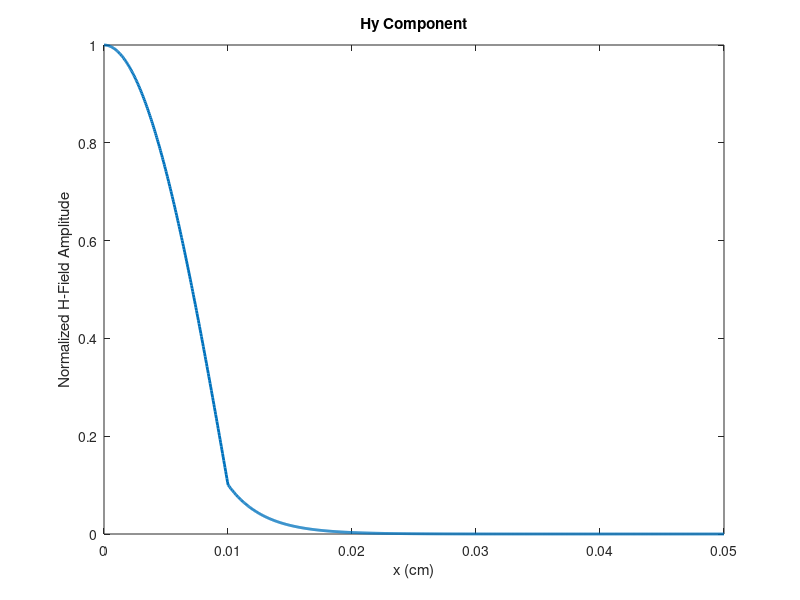
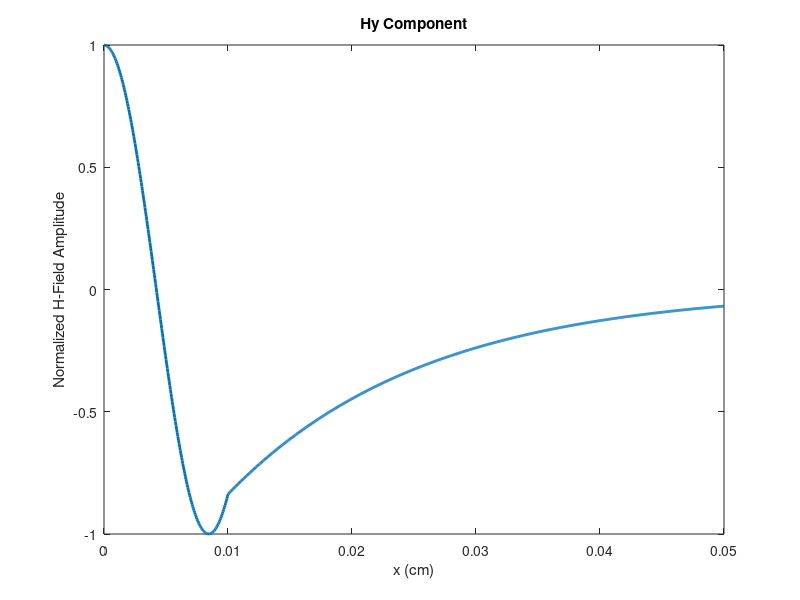
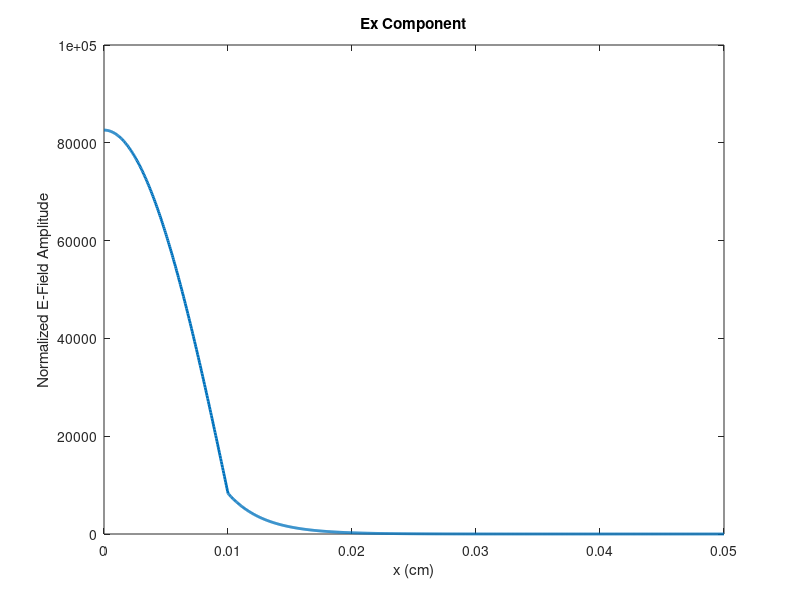
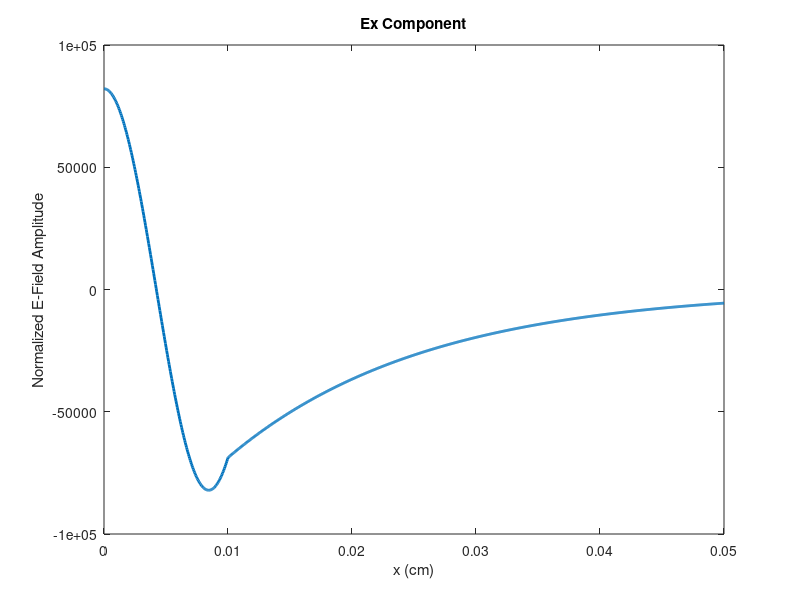

Recreate these plots in MATLAB, in order.
lBound = 0;
mBound = 0.01;
uBound = 0.05;
numPoints = 1000;

f = 10.4e9;
om = 2*pi*f;
c = 3e8;
eps0 =8.854e-12;
mu0=4*pi*1e-7;

kx = [147, 372];

%alpha = [342.6, 14.3];
alpha = [347.5, 62.8];

kz= [alpha(1)+ om^2/c^2, alpha(2)+ om^2/c^2];

x = linspace(lBound, uBound, numPoints);

Hy = zeros(numPoints, 2);
Ex = zeros(numPoints, 2);
Ez = zeros(numPoints, 2);


for m = 1:2
    H1 = cos(kx(1,m)*mBound)/(exp(-alpha(1,m) * mBound));

    for n = 1:numPoints
        z = x(n);
        if z < mBound
            Hy(n,m) = cos(kx(1,m) * z);
        else
            Hy(n,m) = (1)^(m)*H1*exp(-alpha(1,m) * z);
        end
    end

    figure(m)
    plot(x, Hy(:,m), 'lineWidth', 2);
    xlabel('x (cm)');
    ylabel('Normalized H-Field Amplitude');
    title('Hy Component');
end

for m = 1:2
    H1 = cos(kx(1,m)*mBound)/(exp(-alpha(1,m) * mBound));

    for n = 1:numPoints
        z = x(n);
        if z < mBound
            Ex(n,m) = (1/(om*eps0))*kz(m)*cos(kx(1,m) * z);
        else
            Ex(n,m) = (H1*(1/(om*eps0))*kz(m))*exp(-alpha(1,m) * z);
        end
    end

    figure(m+2)
    plot(x, Ex(:,m), 'lineWidth', 2);
    xlabel('x (cm)');
    ylabel('Normalized E-Field Amplitude');
    title('Ex Component');

end

for m = 1:2
    H1 = cos(kx(1,m)*mBound)/(exp(-alpha(1,m) * mBound));

    for n = 1:numPoints
        z = x(n);
        if z < mBound
            Ex(n,m) = (1/(om*eps0))*kz(m)*cos(kx(1,m) * z);
        else
            Ex(n,m) = (H1*(1/(om*eps0))*kz(m))*exp(-alpha(1,m) * z);
        end
    end

    figure(m+4)
    plot(x, Ex(:,m), 'lineWidth', 2);
    xlabel('x (cm)');
    ylabel('Normalized E-Field Amplitude');
    title('Ex Component');

end
